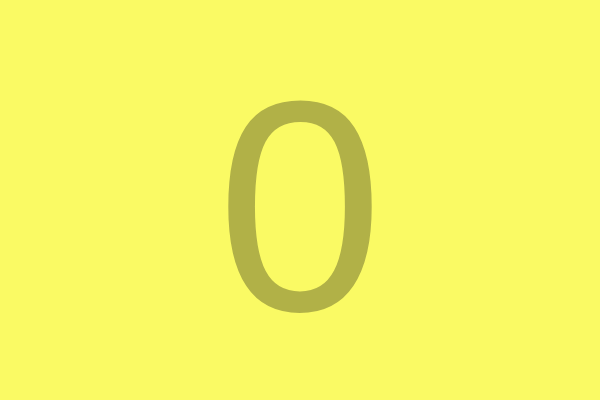
Frame 1 (no input)
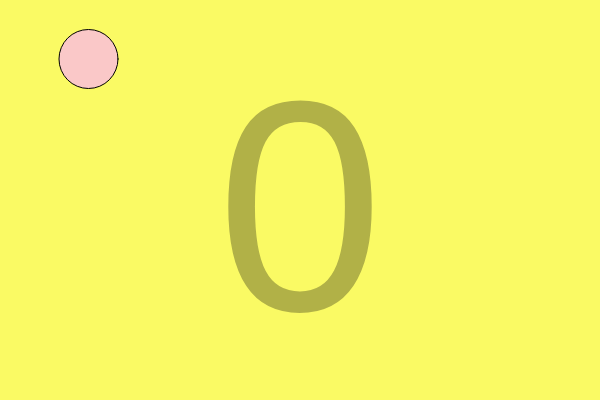
Frame 60 (no input)
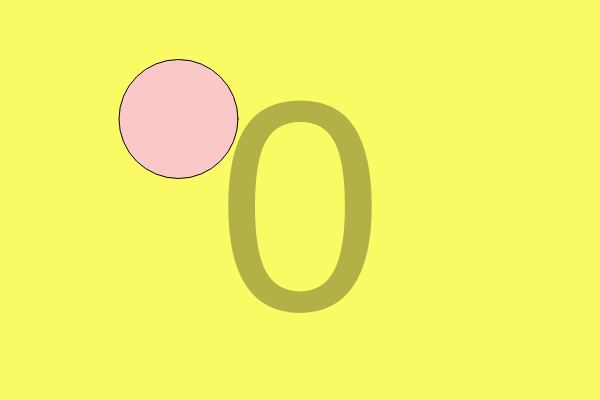
Frame 120 (the mouse pressed at the canvas centre since frame 60)

The p5.js sketch that drew these frames (run headless with seeded random() and noise() and a simulated clock; from frame 60 on, the mouse is pressed at the canvas centre):

// p5.js sketch
// ── sketch.js
var circleX = 0;
var circleY = 0;
var circleD = 0;
var n = 0;

function setup() {
	createCanvas(600, 400);
}

function draw() {
	// Background
	background(250, 250, 100);
	
	// Ellipse
	fill(250, 200, 200);
	stroke(0);
	strokeWeight(1);
	circle(circleX, circleY, circleD);
	//point(circleX, circleY);
	
	circleX = circleX + 1.5;
	circleY = circleY + 1;
	circleD = circleD + 1;
	
	// Number of repetitions
	textSize(300);
	noStroke();
	fill(0, 0, 0, 75);
	textAlign(CENTER);
	text(n, 300, 310);
	
	if (circleX === 600) {
		circleX = 0;
		circleY = 0;
		circleD = 0
		n = n + 1;
	}
}
